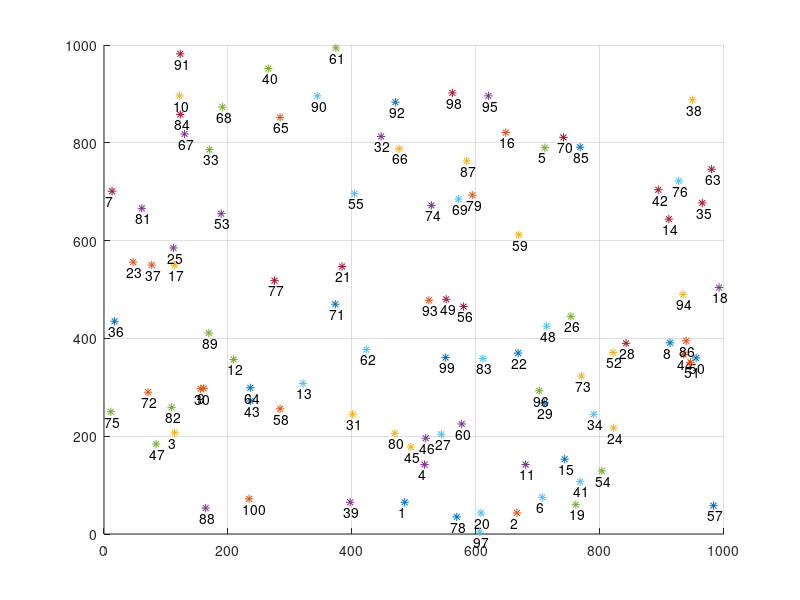
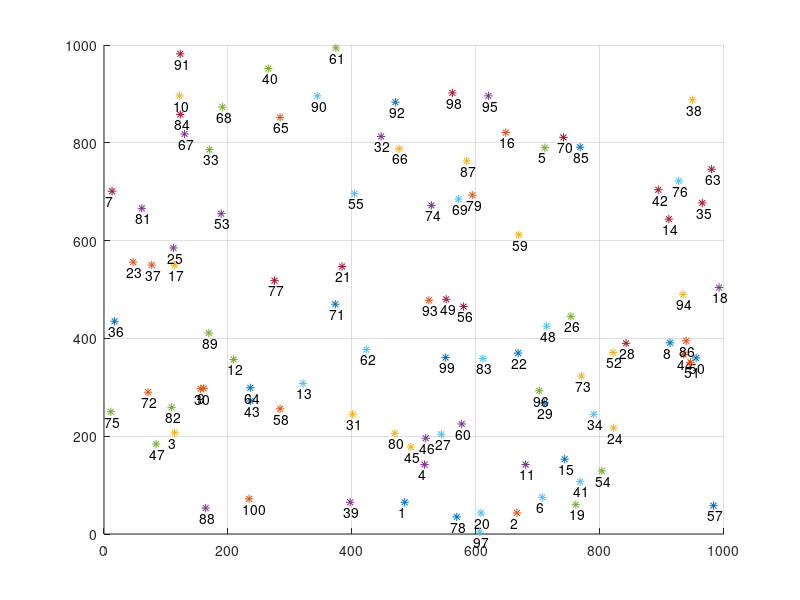
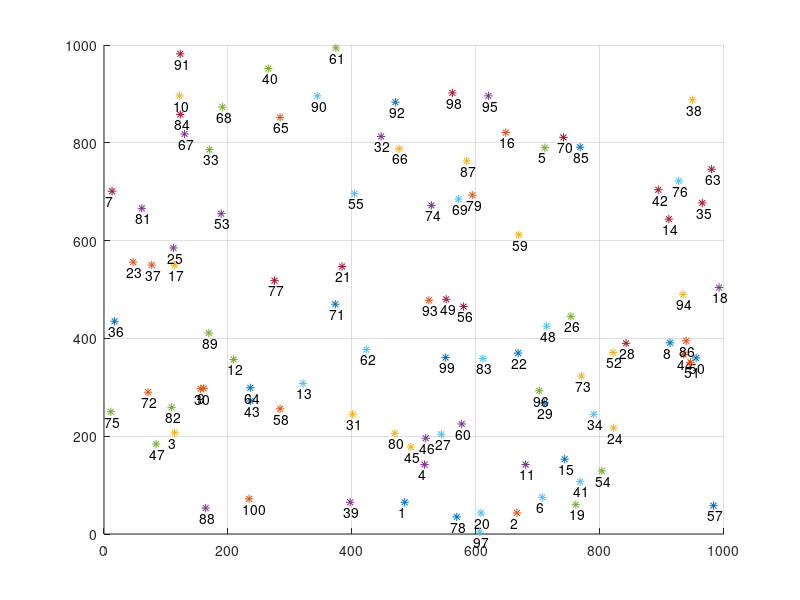
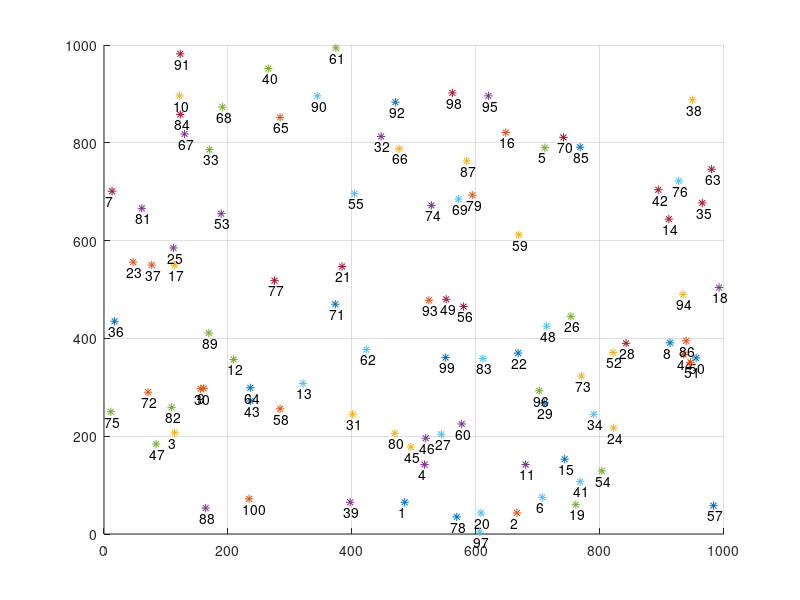

Here is the MATLAB script that generated these plots, in order: (Note: this script raises an error after producing the figures.)
%% Khai báo
clear; clc; clear global;
% Kích thước mặt phẳng 1000x1000
x = 1000;
y = 1000;
CountNode = 100; % Số lượng các node
W = 2;
R = 0.3; % RPRAM
C = 12; % Dung lượng liên kết
Alpha = 0.4;
Umin = 0.85; % Hệ số Prim-Dijkstra

% Tạo ma trận node kích thước 100x2 chứa tọa độ 100 node
Node = randi(x,CountNode,2); 
x_Node=Node(:,1);   % Hoành độ của node
y_Node=Node(:,2);   % Tung độ của node

% Vẽ đồ thị các node
for j=1:4
figure(j);
axis([0 x 0 y]);  % Giới hạn trục x, y
hold on;grid on;

for i=1:length(Node)
    figure(j)
    draw(i)=scatter(x_Node(i),y_Node(i),'*k');  % Vẽ các node
    Show_Index(i)=text(x_Node(i)-10,y_Node(i)-20,num2str(i));  % Đánh chỉ số cho các node
end
end
% Khai báo biến lưu lượng - Traffic
Traffic = setup_Traffic(Node);
figure(1);
Price = priceCalculate(Node, Traffic, C, W, x_Node, y_Node, R, CountNode, Alpha, Umin);

%=========================================================================%
%% Câu 4:

for k = 1:3
    figure(k+1);
    sTraffic = Traffic * (1.1 + (k-1)*0.1);
    % Tính trọng số các node
    Node_Weight=ones(1,length(Node));
    for i = 1:length(Node)
        Node_Weight(i) = sum(sTraffic(i,:));
    end

    % Tính trọng số chuẩn hóa
    Normalized_Weight=zeros(1,length(Node)); % Khởi tạo trọng số chuẩn hóa
    Normalized_Weight = Node_Weight/C; % Chuẩn hóa

    % Phân loại nút Backbone 
    Backbone_Node=[];
    for i=1:length(Node)
        if (Normalized_Weight(i)>W) % W = 2
            % Vẽ các nút Backbone
            scatter(x_Node(i),y_Node(i),60,'sr','filled');
            text(x_Node(i)-10,y_Node(i)-20,num2str(i));
            Backbone_Node=[Backbone_Node i];
        end
    end

    % Tính Cost 
    Cost = zeros(length(Node));
    for i=1:length(Node)
        for j=1:length(Node)
            Cost(j,i)=sqrt((x_Node(j)-x_Node(i))^2+(y_Node(j)-y_Node(i))^2);
        end
    end
    Cost = Cost * 0.4;

    Max_Cost=max(max(Cost));% Tính Max Cost
    Radius = Max_Cost*R; % Tính bán kính tối đa
    Member_Node=[]; % Mảng lưu node thuộc Backbone
    root = zeros(1,CountNode); % Xem node thuộc Backbone nào

    % Xét tất cả các node trừ Backbone
    for i=1:length(Node)
        % Kiểm tra xem nút i có phải là Backbone không
        if (~ismember(i,Backbone_Node))
            % Duyệt các nút backbone
            for j=1:length(Backbone_Node)
                % Kiểm tra xem có nằm trong Radius của Backbone nào
                if (Cost(i,Backbone_Node(j)) <= Radius)
                    root(i) = Backbone_Node(j);
                    Member_Node=[Member_Node i];
                    scatter(x_Node(i),y_Node(i),40,'k','filled');
                    line([x_Node(i) x_Node(root(i))],[y_Node(i) y_Node(root(i))],'Color','k','LineWidth',0.5);
                end
            end
        end
    end

    % Thêm các nút chưa xét
    Uncheck_Node =[];

    for i=1:length(Node)
        % Kiểm tra xem nút i có là nút Backbone hay đã thuộc Backbone hay chưa
        if ((~ismember(i,Backbone_Node)) && (~ismember(i,Member_Node))) 
            Uncheck_Node=[Uncheck_Node i];
            scatter(x_Node(i),y_Node(i),40,'y','filled');
        end
    end

    % Tìm các nút Backbone còn lại
    while(~isempty(Uncheck_Node))
        % Xác định các nút trung tâm - Center of Gravity

        % Tính giá trị hoành độ nút trung tâm x_ctn
        tso = 0;
        mso = 0;
        for i=1:length(Uncheck_Node)
            tso = tso + x_Node(Uncheck_Node(i))*Node_Weight(Uncheck_Node(i));
            mso = mso + Node_Weight(Uncheck_Node(i));
        end
        x_center_of_gravity = tso/mso;
    
        % Tính giá trị tung độ nút trung tâm y_ctn
        tso = 0;
        mso = 0;
        for i=1:length(Uncheck_Node)
            tso = tso + y_Node(Uncheck_Node(i))*Node_Weight(Uncheck_Node(i));
            mso = mso + Node_Weight(Uncheck_Node(i));
        end
        y_center_of_gravity = tso/mso;

        % Hai mảng lưu giá trị distance và weight của các nút Uncheck
        subDis = zeros(1,length(Uncheck_Node));
        subWei = zeros(1,length(Uncheck_Node));
        for i=1:length(Uncheck_Node)
            subDis(i) = sqrt((x_Node(Uncheck_Node(i)) - x_center_of_gravity)^2 + (y_Node(Uncheck_Node(i)) - y_center_of_gravity)^2);
            subWei(i) = Node_Weight(Uncheck_Node(i));
        end
    
        maxDis = max(subDis);
        maxWei = max(subWei);
    
        merit = zeros(1,length(Uncheck_Node)); % Mảng chứa giá trị merit của các nút uncheck
        for i=1:length(Uncheck_Node)
            merit(i) = 0.5*((maxDis - subDis(i))/maxDis) + 0.5*subWei(i)/maxWei;
        end

        % Chọn nút có merit lớn nhất làm nút Backbone mới
        m = find(merit==max(merit)); % m là index của nút có merit lớn nhất trong mảng Uncheck
        n = Uncheck_Node(m); % n là index của nút đó trong 100 node khởi tạo
        Backbone_Node=[Backbone_Node Uncheck_Node(m)]; % Thêm node vào Backbone
        Uncheck_Node(m) = []; % Xóa node ra khỏi Uncheck 
        scatter(x_Node(n),y_Node(n),60,'sr','filled');
        % Kiểm tra xem các nút trong uncheck còn lại có nút nào nằm trong Backbone mới không
        tUncheck_Node = Uncheck_Node;
        for i=1:length(tUncheck_Node)
            if (Cost(tUncheck_Node(i), n) <= Radius)
                root(tUncheck_Node(i)) = n;
                Member_Node=[Member_Node tUncheck_Node(i)];
                scatter(x_Node(tUncheck_Node(i)),y_Node(tUncheck_Node(i)),40,'k','filled');
                line([x_Node(tUncheck_Node(i)) x_Node(n)],[y_Node(tUncheck_Node(i)) y_Node(n)],'Color','k','LineWidth',0.5);
                Uncheck_Node(Uncheck_Node==tUncheck_Node(i)) = [];
            end
        end
    end

    % Tìm nút trung tâm

    % Tính tổng trọng số các nút Backbone
    Backbone_weight = zeros(1,length(Backbone_Node));
    for i=1:length(Backbone_Node)
        Backbone_weight(i) = Node_Weight(Backbone_Node(i));
        for j=1:CountNode
            if (root(j) == Backbone_Node(i))
                Backbone_weight(i) = Backbone_weight(i) + Node_Weight(j);
            end
        end
    end

    % Tính moment các nút Backbone
    Moment = zeros(1,length(Backbone_Node));
    for i=1:length(Backbone_Node)
        for j=1:length(Backbone_Node)
            if (i~=j)
                Moment(i) = Moment(i) + Cost(Backbone_Node(i), Backbone_Node(j))*Backbone_weight(j);
            end
        end
    end

    m = find(Moment==min(Moment));  % m là index của nút đó trong mảng Backbone
    Center_Backbone_Node = Backbone_Node(m); 
    scatter(x_Node(Center_Backbone_Node),y_Node(Center_Backbone_Node),60,'sg','filled');

    Traffic_Backbone = zeros(length(Backbone_Node));

    for i=1:CountNode
        for j=1:i
            if (sTraffic(i,j) ~= 0)
                if ((~ismember(i,Backbone_Node))) % Nếu i là Backbone thì a = i
                    a = root(i);
                else
                    a = i;
                end

                if ((~ismember(j,Backbone_Node)))
                    b = root(j);
                else
                    b = j;
                end
                a = find(Backbone_Node==a);
                b = find(Backbone_Node==b);
                if (a == b)
                    continue;
                else
                    Traffic_Backbone(a, b) = Traffic_Backbone(a, b) + sTraffic(i, j);
                    Traffic_Backbone(b, a) = Traffic_Backbone(b, a) + sTraffic(i, j);
                end
            end
        end
    end

    U = Center_Backbone_Node;
    V = Backbone_Node;
    V(V==U) = [];
    % Giá Prim-Dijkstra
    hop = zeros(1,numel(Backbone_Node));
    P = []; % Tập hợp các nút home cần xét
    L = zeros(1, CountNode);
    minTemp = 0;

    for i=1:length(L)
        L(i) = inf;
    end

    d = zeros(1, CountNode);

    while(~isempty(V))
        node = U(length(U)); % Lấy giá trị nút Backbone 
     
        for i=1:length(V)
            if (d(node)*Alpha + Cost(node, V(i)) < L(V(i)))
                L(V(i)) = d(node)*Alpha + Cost(node, V(i));
                root(V(i)) = node;
            end
        end
        minTemp = find(L==min(L));
        hop(find(Backbone_Node==minTemp))= hop(find(Backbone_Node==root(minTemp)))+1;
        if (root(minTemp)~= P)
            P = [P, node_index(minTemp)];
        end
     
        U = [U minTemp];
        V(V==minTemp) = [];
        d(minTemp) = Cost(minTemp, root(minTemp)) + d(root(minTemp));
        L(minTemp) = inf;
        line([x_Node(minTemp) x_Node(root(minTemp))],[y_Node(minTemp) y_Node(root(minTemp))],'Color','r','LineWidth',2);
    end

    % Số lượng hop giữa các Backbone
    sum_hop = zeros(length(Backbone_Node));
    root(Center_Backbone_Node)= Center_Backbone_Node;
    for i=1:numel(Backbone_Node)
        for j=1:numel(Backbone_Node)
            if(i==j)
                sum_hop(i,j)=0;
            else
                if(root(Backbone_Node(i))==Backbone_Node(j)||root(Backbone_Node(j))==Backbone_Node(i))
                    sum_hop(i,j) = 1;
                elseif(root(Backbone_Node(i))==root(Backbone_Node(j)))
                    sum_hop(i,j) = 2;
                else
                    sum_hop(i,j)=hop(i)+hop(j);
                end
            end
        end
    end

    % Tìm nút home cho cặp nút (i,j)
    home=zeros(numel(Backbone_Node));
    for i=1:numel(Backbone_Node)
        for j=1:numel(Backbone_Node)
            if (sum_hop(i,j)==2 && (Backbone_Node(i)== Center_Backbone_Node))
                home(i,j)= root(Backbone_Node(j));
            elseif (sum_hop(i,j)==2 && (Backbone_Node(j)== Center_Backbone_Node))
                home(i,j)= root(Backbone_Node(i));
            elseif (sum_hop(i,j)==2 && (Backbone_Node(j)~= Center_Backbone_Node)&& (Backbone_Node(i)~= Center_Backbone_Node))
                home(i,j)= root(Backbone_Node(i));
            elseif sum_hop(i,j)>2
                min_cost = inf;
                A = [Backbone_Node(i) Backbone_Node(j)];
                for k = 1:length(P)
                    if((P(k) ~= A) && (Cost(Backbone_Node(i),P(k)) + Cost(P(k),Backbone_Node(j))< min_cost))
                        min_cost = Cost(Backbone_Node(i),P(k)) + Cost(P(k),Backbone_Node(j));
                        home(i,j) = P(k);
                    end
                end
            end
        end
    end

    % Tính số đường sử dụng và độ sử dụng trên từng liên kết
    tsum_hop = sum_hop;

    % Thêm các liên kết
    maxHop = 0;
    Price = 0;
    for i=1:length(Backbone_Node)
        for j=1:length(Backbone_Node)
            if (tsum_hop(i ,j) > maxHop)
                a = i;
                b = j;
                maxHop = tsum_hop(i ,j);
            end
        end
    end
    % a, b là Traffic lớn nhất, index trong backbone
    tsum_hop(a, b) = 0;
    % Giá trị lưu các traffic x
    ultis =[];
    index = 1;
    while(maxHop > 1)
        if (Traffic_Backbone(a, b) ~= 0)
            n = ceil(Traffic_Backbone(a, b)/C);
            U = Traffic_Backbone(a, b)/(n*C);
            Price = Price + n*Traffic_Backbone(a,b);
            if (U > Umin)
                % Thêm liên kết trực tiếp
                c = Backbone_Node(a); d = Backbone_Node(b);
                line([x_Node(c) x_Node(d)],[y_Node(c) y_Node(d)],'Color','g','LineWidth',2);
                ultis(index,:) = [Backbone_Node(a) Backbone_Node(b) n U];
                index = index + 1;
            else
                % Chuyển lưu lượng
                Traffic_Backbone(a, find(Backbone_Node==home(a,b))) = Traffic_Backbone(a, find(Backbone_Node==home(a,b))) + Traffic_Backbone(a, b);
                Traffic_Backbone(b, find(Backbone_Node==home(b,a))) = Traffic_Backbone(b, find(Backbone_Node==home(b,a))) + Traffic_Backbone(a, b);
                Traffic_Backbone(find(Backbone_Node==home(b,a)), a) = Traffic_Backbone(find(Backbone_Node==home(b,a)), a) + Traffic_Backbone(a, b);
                Traffic_Backbone(find(Backbone_Node==home(a,b)), b) = Traffic_Backbone(find(Backbone_Node==home(a,b)), b) + Traffic_Backbone(a, b);
            end
        end
        maxHop = 0;
        for i=1:length(Backbone_Node)
            for j=1:length(Backbone_Node)
                if (tsum_hop(i ,j) > maxHop)
                    a = i;
                    b = j;
                    maxHop = tsum_hop(i ,j);
                end
            end
        end
        % a, b là Traffic lớn nhất
        tsum_hop(a, b) = 0;
    end

    for i=1:length(Backbone_Node)
        for j=1:length(Backbone_Node)
            if (tsum_hop(i ,j) == 1)
                n = ceil(Traffic_Backbone(i, j)/C);
                U = Traffic_Backbone(i, j)/(n*C);
                Price = Price + n*Traffic_Backbone(i,j);
                ultis(index,:) = [Backbone_Node(i) Backbone_Node(j) n U];
                index = index + 1;
            end
        end
    end

    Price = Price/2;
    fprintf("Price = %f\n", Price)

end







